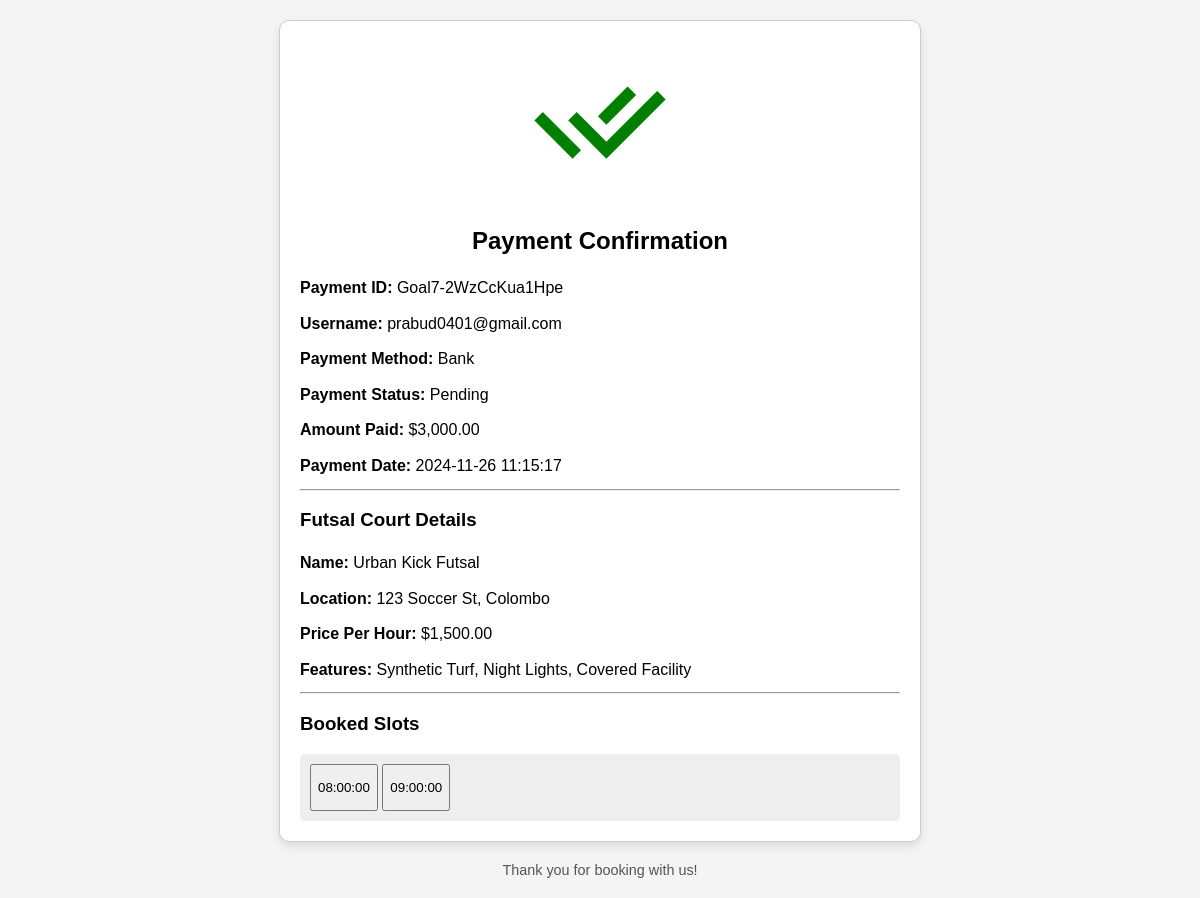
Screenshot of /recipt.php?payment_id=Goal7-2WzCcKua1Hpe with the database file from the repository.
### tables this page shows
CREATE TABLE `payments` (
  `id` int(11) NOT NULL,
  `payment_id` varchar(50) NOT NULL,
  `method` varchar(50) NOT NULL,
  `amount` decimal(10,2) NOT NULL,
  `slots` longtext DEFAULT NULL CHECK (json_valid(`slots`)),
  `username` varchar(255) NOT NULL,
  `futsal_id` varchar(255) NOT NULL,
  `created_at` timestamp NOT NULL DEFAULT current_timestamp(),
  `updated_at` timestamp NOT NULL DEFAULT current_timestamp() ON UPDATE current_timestamp(),
  `status` enum('pending','completed','failed') DEFAULT 'pending'
);

CREATE TABLE `futsal_courts` (
  `id` int(11) NOT NULL,
  `name` varchar(255) NOT NULL,
  `location` text NOT NULL,
  `image` text DEFAULT NULL,
  `features` text DEFAULT NULL,
  `price_per_hour` float NOT NULL,
  `max_players` int(11) NOT NULL,
  `availability_status` tinyint(1) DEFAULT 1,
  `owner_id` int(11) DEFAULT NULL,
  `area_id` int(11) NOT NULL,
  `start_hour` time NOT NULL,
  `end_hour` time NOT NULL,
  `created_at` timestamp NOT NULL DEFAULT current_timestamp(),
  `start_date` date DEFAULT NULL,
  `end_date` date DEFAULT NULL
);

CREATE TABLE `futsal_court_slots` (
  `id` int(11) NOT NULL,
  `futsal_court_id` int(11) DEFAULT NULL,
  `slot_hour` time NOT NULL,
  `is_booked` tinyint(1) DEFAULT 0,
  `booked_by` varchar(50) DEFAULT NULL,
  `created_at` timestamp NOT NULL DEFAULT current_timestamp(),
  `payment_id` varchar(255) DEFAULT NULL,
  `slot_date` date DEFAULT NULL
);

### recipt.php (the view, shortened to what this page needs)
<?php
include('./fun/db.php');
if (isset($_GET['payment_id'])) {
    $paymentId = $_GET['payment_id'];
    $query = "
        SELECT
            p.payment_id,
            p.method,
            p.amount,
            p.slots,
            p.username,
            p.status,
            p.created_at AS payment_date,
            fc.name AS futsal_name,
            fc.location AS futsal_location,
            fc.price_per_hour,
            fc.features
        FROM
            payments p
        JOIN
            futsal_courts fc
        ON
            p.futsal_id = fc.id
        WHERE
            p.payment_id = ?
    ";
    if ($stmt = $conn->prepare($query)) {
        $stmt->bind_param("s", $paymentId);
        $stmt->execute();
        $result = $stmt->get_result();
        if ($result->num_rows > 0) {
            $paymentDetails = $result->fetch_assoc();
            $slots = json_decode($paymentDetails['slots'], true);
            $slotDetails = [];
            if (!empty($slots)) {
                foreach ($slots as $slotId) {
                    $slotQuery = "
                        SELECT
                            s.id AS slot_id,
                            s.slot_hour,
                            s.is_booked,
                            s.booked_by
                        FROM
                            futsal_court_slots s
                        WHERE
                            s.id = ?
                    ";
                    if ($slotStmt = $conn->prepare($slotQuery)) {
                        $slotStmt->bind_param("i", $slotId);
                        $slotStmt->execute();
                        $slotResult = $slotStmt->get_result();
                        if ($slotResult->num_rows > 0) {
                            $slotDetails[] = $slotResult->fetch_assoc();
                        }
                    }
                }
            }
            ?>
<!DOCTYPE html>
<html lang="en">
<head>
    <link href="https://cdn.jsdelivr.net/npm/remixicon/fonts/remixicon.css" rel="stylesheet">
</head>
<body>
    <div class="receipt">
        <div class="icon">
            <i class="ri-check-double-fill"></i>
        </div>
        <h2>Payment Confirmation</h2>
        <p><strong>Payment ID:</strong> <?php echo htmlspecialchars($paymentDetails['payment_id']); ?></p>
        <p><strong>Username:</strong> <?php echo htmlspecialchars($paymentDetails['username']); ?></p>
        <p><strong>Payment Method:</strong> <?php echo htmlspecialchars(ucfirst($paymentDetails['method'])); ?></p>
        <p><strong>Payment Status:</strong> <?php echo htmlspecialchars(ucfirst($paymentDetails['status'])); ?></p>
        <p><strong>Amount Paid:</strong> $<?php echo number_format($paymentDetails['amount'], 2); ?></p>
        <p><strong>Payment Date:</strong> <?php echo htmlspecialchars($paymentDetails['payment_date']); ?></p>
        <hr>
        <h3>Futsal Court Details</h3>
        <p><strong>Name:</strong> <?php echo htmlspecialchars($paymentDetails['futsal_name']); ?></p>
        <p><strong>Location:</strong> <?php echo htmlspecialchars($paymentDetails['futsal_location']); ?></p>
        <p><strong>Price Per Hour:</strong> $<?php echo number_format($paymentDetails['price_per_hour'], 2); ?></p>
        <p><strong>Features:</strong> <?php echo htmlspecialchars($paymentDetails['features'] ?: 'N/A'); ?></p>
        <hr>
        <h3>Booked Slots</h3>
        <div class="slots grid grid-cols-3 md:grid-cols-5 gap-4">
    <?php
    if (!empty($slotDetails)) {
        foreach ($slotDetails as $slot) {
            $buttonClass = $slot['is_booked'] ? 'bg-yellow-500 text-white cursor-not-allowed' : 'bg-yellow-500 text-black';
            echo "
                <button class='p-4 rounded-md $buttonClass w-full'>
                    <p class='text-center font-bold'>" . htmlspecialchars($slot['slot_hour']) . "</p>
                </button>
            ";
        }
    } else {
        echo "<p class='text-center'>No slots available.</p>";
    }
    ?>
</div>
    </div>
    <div class="footer">
        Thank you for booking with us!
    </div>
</body>
</html>
            <?php
        } else {
            header('Content-Type: application/json');
            echo json_encode([
                'status' => 'error',
                'message' => 'Payment not found.'
            ]);
        }
    } else {
        header('Content-Type: application/json');
        echo json_encode([
            'status' => 'error',
            'message' => 'Database query error.'
        ]);
    }
} else {
    header('Content-Type: application/json');
    echo json_encode([
        'status' => 'error',
        'message' => 'No payment ID provided.'
    ]);
}
?>

### recipt.php (style rules this page uses)
body { font-family: Arial, sans-serif; margin: 20px; background-color: #f4f4f4; }
.receipt { border: 1px solid #ccc; padding: 20px; border-radius: 10px; max-width: 600px; margin: auto; background-color: #fff; box-shadow: 0 4px 10px rgba(0, 0, 0, 0.1); }
.icon { text-align: center; font-size: 9rem; color: green; margin-bottom: 20px; }
.receipt h2 { text-align: center; margin-bottom: 20px; }
.receipt p { line-height: 1.6; margin: 10px 0; }
.receipt .slots { background-color: #eee; padding: 10px; border-radius: 5px; }
.footer { text-align: center; margin-top: 20px; font-size: 0.9em; color: #555; }

### rows the page displays
payments: payment "Goal7-2WzCcKua1Hpe", username "prabud0401@gmail.com", method "Bank", status "Pending", amount "3,000.00", created_at "2024-11-26 11:15:17", futsal_courts.name "Urban Kick Futsal", futsal_courts.location "123 Soccer St, Colombo", futsal_courts.price_per_hour "1,500.00", futsal_courts.features "Synthetic Turf, Night Lights, Covered Facility"
futsal_court_slots: slot_hour "08:00:00"
futsal_court_slots: slot_hour "09:00:00"
